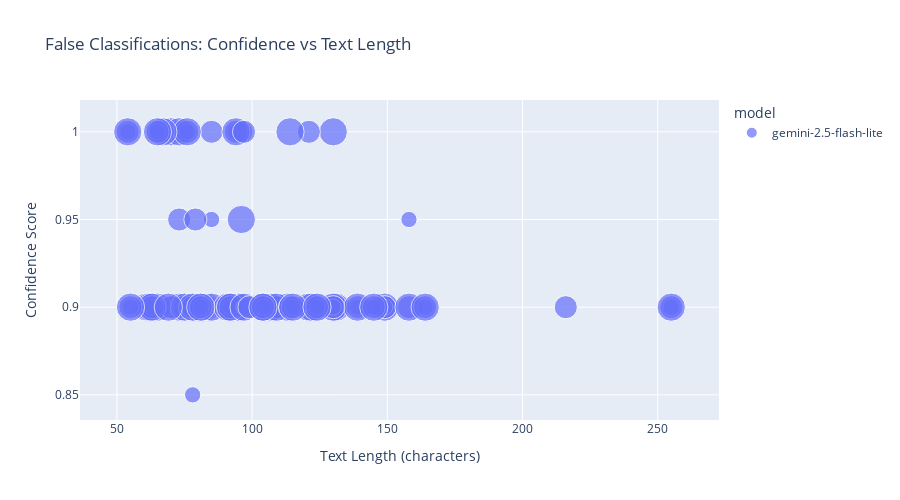
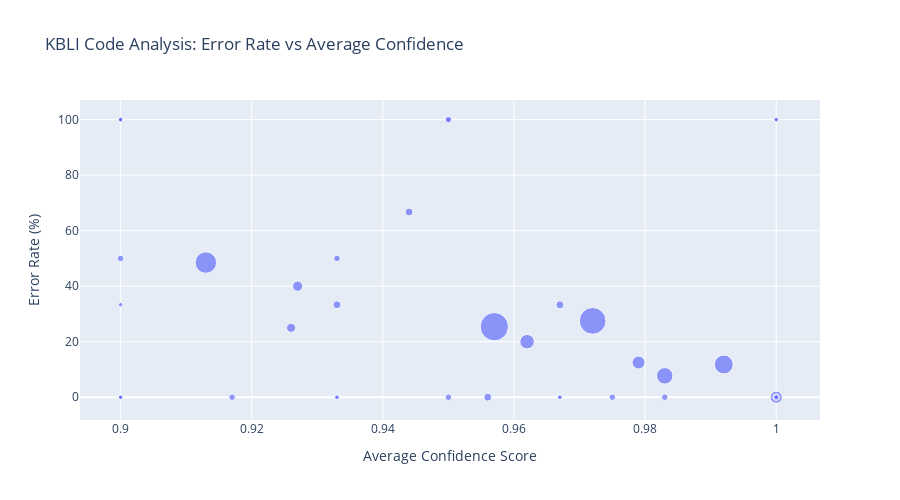
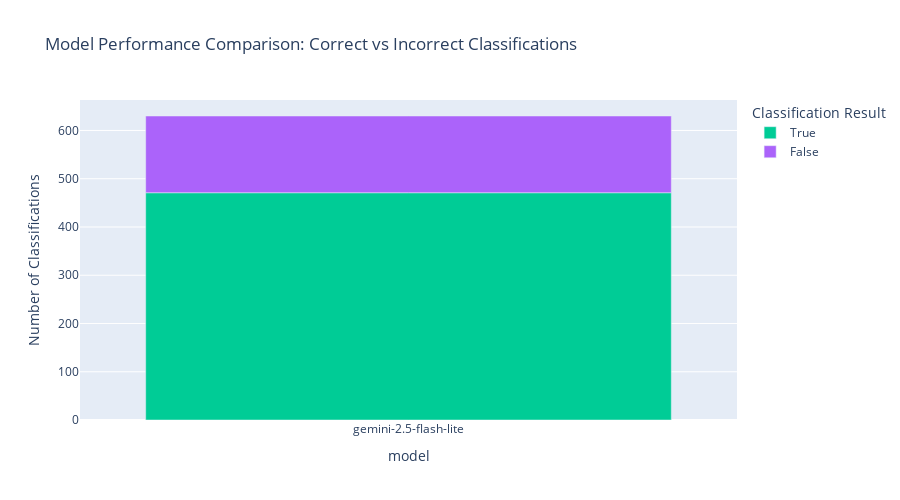
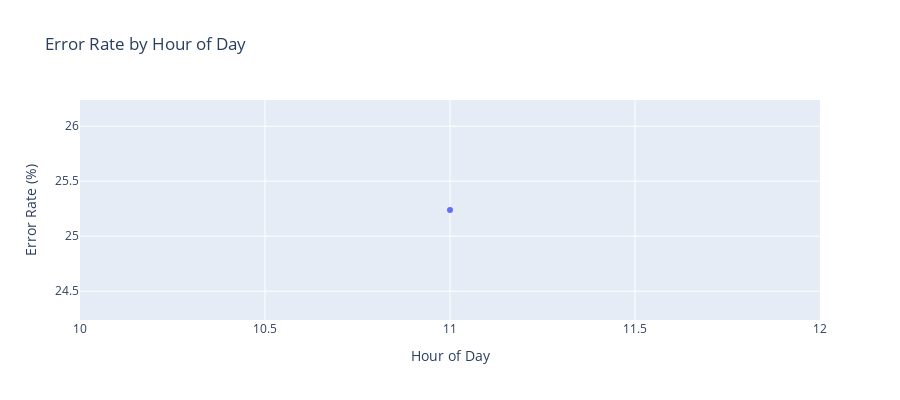

The code cell stored with these charts, in order, in its notebook:
### Code cell
### 6.4 Interactive False Classification Analysis

if 'df' in locals():
    false_classifications = df[df['is_correct'] == False].copy()
    
    if len(false_classifications) > 0:
        print("Creating interactive false classification visualizations...")
        
        # 1. Interactive scatter plot: Confidence vs Text Length for false classifications
        false_classifications['text_length'] = false_classifications['text'].str.len()
        
        fig_scatter = px.scatter(false_classifications, 
                               x='text_length', 
                               y='confidence_score',
                               color='model',
                               size='run_id',
                               hover_data=['uuid', 'kbli_code', 'text'],
                               title='False Classifications: Confidence vs Text Length',
                               labels={'text_length': 'Text Length (characters)',
                                      'confidence_score': 'Confidence Score'})
        fig_scatter.update_layout(height=500)
        fig_scatter.show()
        
        # 2. Interactive error rate analysis by KBLI code
        kbli_analysis = df.groupby('kbli_code').agg({
            'is_correct': ['count', 'sum', 'mean'],
            'confidence_score': 'mean'
        }).round(3)
        kbli_analysis.columns = ['Total_Count', 'Correct_Count', 'Accuracy', 'Avg_Confidence']
        kbli_analysis['Error_Rate'] = (1 - kbli_analysis['Accuracy']) * 100
        kbli_analysis['Error_Count'] = kbli_analysis['Total_Count'] - kbli_analysis['Correct_Count']
        kbli_analysis = kbli_analysis.reset_index()
        
        # Filter codes with at least 2 predictions for meaningful analysis
        kbli_filtered = kbli_analysis[kbli_analysis['Total_Count'] >= 2]
        
        fig_kbli_error = px.scatter(kbli_filtered, 
                                  x='Avg_Confidence', 
                                  y='Error_Rate',
                                  size='Total_Count',
                                  hover_data=['kbli_code', 'Error_Count'],
                                  title='KBLI Code Analysis: Error Rate vs Average Confidence',
                                  labels={'Avg_Confidence': 'Average Confidence Score',
                                         'Error_Rate': 'Error Rate (%)'})
        fig_kbli_error.update_layout(height=500)
        fig_kbli_error.show()
        
        # 3. Model comparison for false classifications
        model_comparison = df.groupby(['model', 'is_correct']).size().unstack(fill_value=0)
        model_comparison['Total'] = model_comparison.sum(axis=1)
        model_comparison['Error_Rate'] = (model_comparison[False] / model_comparison['Total'] * 100).round(2)
        model_comparison = model_comparison.reset_index()
        
        fig_model = px.bar(model_comparison, 
                          x='model', 
                          y=[True, False],
                          title='Model Performance Comparison: Correct vs Incorrect Classifications',
                          labels={'value': 'Number of Classifications', 'variable': 'Classification Result'},
                          color_discrete_map={True: 'green', False: 'red'})
        fig_model.update_layout(height=500)
        fig_model.show()
        
        # 4. Temporal analysis of false classifications (if timestamp available)
        if 'timestamp' in df.columns and df['timestamp'].notna().sum() > 0:
            df_temp = df.copy()
            df_temp['timestamp'] = pd.to_datetime(df_temp['timestamp'])
            df_temp['hour'] = df_temp['timestamp'].dt.hour
            df_temp['date'] = df_temp['timestamp'].dt.date
            
            # Hourly error analysis
            hourly_analysis = df_temp.groupby('hour')['is_correct'].agg(['count', 'mean']).reset_index()
            hourly_analysis['error_rate'] = (1 - hourly_analysis['mean']) * 100
            hourly_analysis['error_count'] = hourly_analysis['count'] * (1 - hourly_analysis['mean'])
            
            fig_temporal = px.line(hourly_analysis, 
                                 x='hour', 
                                 y='error_rate',
                                 markers=True,
                                 title='Error Rate by Hour of Day',
                                 labels={'hour': 'Hour of Day', 'error_rate': 'Error Rate (%)'})
            
            # Add hover information
            fig_temporal.update_traces(
                hovertemplate='<b>Hour %{x}</b><br>Error Rate: %{y:.1f}%<br>Total Predictions: %{customdata[0]}<br>Errors: %{customdata[1]:.0f}<extra></extra>',
                customdata=hourly_analysis[['count', 'error_count']].values
            )
            fig_temporal.update_layout(height=400)
            fig_temporal.show()
        
        # 5. Word cloud analysis for false classifications (if enough data)
        if len(false_classifications) >= 10:
            print("\nGenerating word frequency analysis for false classifications...")
            
            # Combine all false classification texts
            false_text_combined = ' '.join(false_classifications['text'].astype(str).str.lower())
            
            # Basic word frequency analysis
            import re
            words = re.findall(r'\b\w+\b', false_text_combined)
            word_freq = pd.Series(words).value_counts()
            
            # Filter out very short words and get top 20
            significant_words = word_freq[word_freq.index.str.len() > 3].head(20)
            
            fig_words = px.bar(x=significant_words.index, 
                             y=significant_words.values,
                             title='Most Common Words in False Classifications',
                             labels={'x': 'Words', 'y': 'Frequency'})
            fig_words.update_layout(height=400, xaxis_tickangle=-45)
            fig_words.show()
        
        print("Interactive false classification analysis completed!")
        
    else:
        print("No false classifications found for interactive analysis.")
        
        # Show a summary visualization instead
        accuracy_by_model = df.groupby('model')['is_correct'].mean() * 100
        
        fig_summary = px.bar(x=accuracy_by_model.index, 
                           y=accuracy_by_model.values,
                           title='Model Accuracy - No False Classifications Found!',
                           labels={'x': 'Model', 'y': 'Accuracy (%)'},
                           color=accuracy_by_model.values,
                           color_continuous_scale='Greens')
        fig_summary.update_layout(height=400, showlegend=False)
        fig_summary.show()
        
else:
    print("Data not available for interactive false classification analysis.")

### Figure 1 — Plotly figure (JSON) as saved in the notebook; plotly's stock layout.template omitted (floating-point values rounded to 4 significant figures; data arrays with more than 128 entries replaced by an {"elided": "..."} marker saying what was removed)
{"data": [{"customdata": {"elided": "159x3 str values"}, "hovertemplate": "model=gemini-2.5-flash-lite<br>Text Length (characters)=%{x}<br>Confidence Score=%{y}<br>run_id=%{marker.size}<br>uuid=%{customdata[0]}<br>kbli_code=%{customdata[1]}<br>text=%{customdata[2]}<extra></extra>", "legendgroup": "gemini-2.5-flash-lite", "marker": {"color": "#636efa", "size": {"elided": "159 int values"}, "sizemode": "area", "sizeref": 0.0075, "symbol": "circle"}, "mode": "markers", "name": "gemini-2.5-flash-lite", "orientation": "v", "showlegend": true, "type": "scatter", "x": {"elided": "159 int values"}, "xaxis": "x", "y": {"elided": "159 float values"}, "yaxis": "y"}], "layout": {"height": 500, "legend": {"itemsizing": "constant", "title": {"text": "model"}, "tracegroupgap": 0}, "title": {"text": "False Classifications: Confidence vs Text Length"}, "xaxis": {"anchor": "y", "domain": [0, 1], "title": {"text": "Text Length (characters)"}}, "yaxis": {"anchor": "x", "domain": [0, 1], "title": {"text": "Confidence Score"}}}}

### Figure 2 — Plotly figure (JSON) as saved in the notebook; plotly's stock layout.template omitted (floating-point values rounded to 4 significant figures)
{"data": [{"customdata": [["10110", 0], ["10120", 0], ["10130", 3], ["10211", 6], ["10212", 0], ["10213", 0], ["10214", 0], ["10216", 3], ["10219", 0], ["10221", 3], ["10222", 3], ["10293", 0], ["10299", 0], ["10312", 3], ["10313", 0], ["10320", 0], ["10391", 3], ["10392", 0], ["10393", 1], ["10399", 3], ["10421", 28], ["10422", 0], ["10423", 0], ["10431", 6], ["10437", 3], ["10520", 0], ["10531", 3], ["10532", 0], ["10614", 0], ["10616", 0], ["10621", 0], ["10622", 0], ["10631", 3], ["10632", 0], ["10633", 0], ["10710", 29], ["10721", 6], ["10722", 6], ["10729", 6], ["10732", 3], ["10734", 3], ["10740", 3], ["10750", 32]], "hovertemplate": "Average Confidence Score=%{x}<br>Error Rate (%)=%{y}<br>Total_Count=%{marker.size}<br>kbli_code=%{customdata[0]}<br>Error_Count=%{customdata[1]}<extra></extra>", "legendgroup": "", "marker": {"color": "#636efa", "size": [3, 6, 9, 15, 6, 9, 3, 6, 6, 6, 3, 3, 3, 3, 6, 3, 24, 21, 3, 3, 102, 3, 6, 30, 9, 3, 3, 6, 3, 3, 6, 6, 39, 3, 3, 114, 9, 51, 6, 3, 3, 12, 66], "sizemode": "area", "sizeref": 0.285, "symbol": "circle"}, "mode": "markers", "name": "", "orientation": "v", "showlegend": false, "type": "scatter", "x": [1.0, 1.0, 0.967, 0.927, 0.975, 0.956, 1.0, 0.9, 0.917, 0.933, 0.9, 0.967, 1.0, 0.9, 0.95, 0.933, 0.979, 1.0, 0.9, 0.95, 0.972, 0.933, 1.0, 0.962, 0.933, 0.967, 0.9, 1.0, 0.9, 1.0, 0.983, 1.0, 0.983, 1.0, 0.9, 0.957, 0.944, 0.992, 0.95, 1.0, 1.0, 0.926, 0.913], "xaxis": "x", "y": [0.0, 0.0, 33.3, 40.0, 0.0, 0.0, 0.0, 50.0, 0.0, 50.0, 100.0, 0.0, 0.0, 100.0, 0.0, 0.0, 12.5, 0.0, 33.3, 100.0, 27.5, 0.0, 0.0, 20.0, 33.3, 0.0, 100.0, 0.0, 0.0, 0.0, 0.0, 0.0, 7.7, 0.0, 0.0, 25.4, 66.7, 11.8, 100.0, 100.0, 100.0, 25.0, 48.5], "yaxis": "y"}], "layout": {"height": 500, "legend": {"itemsizing": "constant", "tracegroupgap": 0}, "title": {"text": "KBLI Code Analysis: Error Rate vs Average Confidence"}, "xaxis": {"anchor": "y", "domain": [0, 1], "title": {"text": "Average Confidence Score"}}, "yaxis": {"anchor": "x", "domain": [0, 1], "title": {"text": "Error Rate (%)"}}}}

### Figure 3 — Plotly figure (JSON) as saved in the notebook; plotly's stock layout.template omitted (floating-point values rounded to 4 significant figures)
{"data": [{"hovertemplate": "Classification Result=True<br>model=%{x}<br>Number of Classifications=%{y}<extra></extra>", "legendgroup": "True", "marker": {"color": "#00cc96", "pattern": {"shape": ""}}, "name": "True", "orientation": "v", "showlegend": true, "textposition": "auto", "type": "bar", "x": ["gemini-2.5-flash-lite"], "xaxis": "x", "y": [471], "yaxis": "y"}, {"hovertemplate": "Classification Result=False<br>model=%{x}<br>Number of Classifications=%{y}<extra></extra>", "legendgroup": "False", "marker": {"color": "#ab63fa", "pattern": {"shape": ""}}, "name": "False", "orientation": "v", "showlegend": true, "textposition": "auto", "type": "bar", "x": ["gemini-2.5-flash-lite"], "xaxis": "x", "y": [159], "yaxis": "y"}], "layout": {"barmode": "relative", "height": 500, "legend": {"title": {"text": "Classification Result"}, "tracegroupgap": 0}, "title": {"text": "Model Performance Comparison: Correct vs Incorrect Classifications"}, "xaxis": {"anchor": "y", "domain": [0, 1], "title": {"text": "model"}}, "yaxis": {"anchor": "x", "domain": [0, 1], "title": {"text": "Number of Classifications"}}}}

### Figure 4 — Plotly figure (JSON) as saved in the notebook; plotly's stock layout.template omitted (floating-point values rounded to 4 significant figures)
{"data": [{"customdata": [[630.0, 159.0]], "hovertemplate": "<b>Hour %{x}</b><br>Error Rate: %{y:.1f}%<br>Total Predictions: %{customdata[0]}<br>Errors: %{customdata[1]:.0f}<extra></extra>", "legendgroup": "", "line": {"color": "#636efa", "dash": "solid"}, "marker": {"symbol": "circle"}, "mode": "lines+markers", "name": "", "orientation": "v", "showlegend": false, "type": "scatter", "x": [11], "xaxis": "x", "y": [25.24], "yaxis": "y"}], "layout": {"height": 400, "legend": {"tracegroupgap": 0}, "title": {"text": "Error Rate by Hour of Day"}, "xaxis": {"anchor": "y", "domain": [0, 1], "title": {"text": "Hour of Day"}}, "yaxis": {"anchor": "x", "domain": [0, 1], "title": {"text": "Error Rate (%)"}}}}
